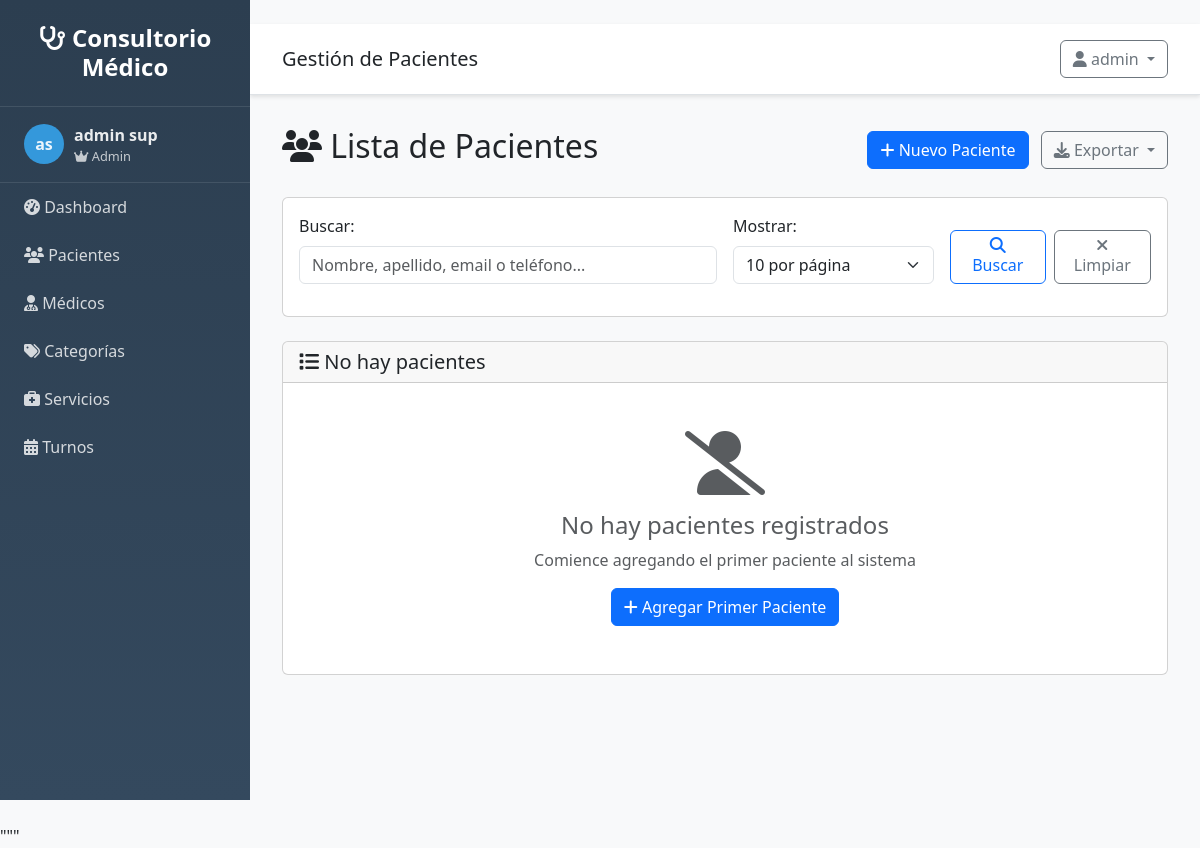
Page /clientes/ (signed in) on the earlier database version.
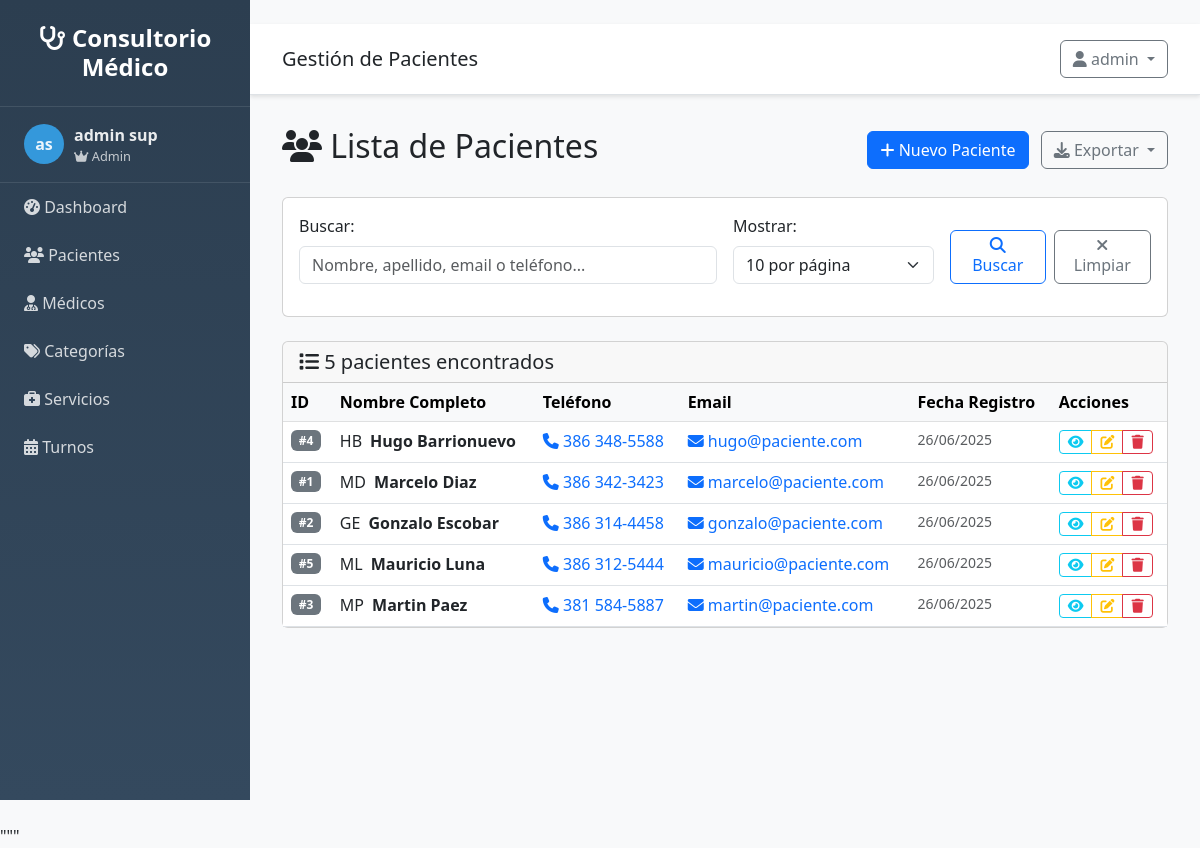
Same page on the later database version.
### src/models/usuario.py (models this page shows, shortened)
class Usuario(UserMixin, db.Model):
    __tablename__ = 'usuarios'
    id = db.Column(db.Integer, primary_key=True)
    username = db.Column(db.String(80), unique=True, nullable=False)
    email = db.Column(db.String(120), unique=True, nullable=False)
    password_hash = db.Column(db.String(255), nullable=False)
    nombre = db.Column(db.String(100), nullable=False)
    apellido = db.Column(db.String(100), nullable=False)
    rol = db.Column(db.String(20), default='usuario')
    activo = db.Column(db.Boolean, default=True)
    ultimo_login = db.Column(db.DateTime)
    fecha_creacion = db.Column(db.DateTime, default=datetime.utcnow)
    @property
    def nombre_completo(self):
        return f"{self.nombre} {self.apellido}"
    def is_admin(self):
        return self.rol == 'admin'

### src/models/cliente.py (models this page shows, shortened)
class Cliente(db.Model):
    __tablename__ = 'clientes'
    id = db.Column(db.Integer, primary_key=True)
    nombre = db.Column(db.String(100), nullable=False)
    apellido = db.Column(db.String(100), nullable=False)
    telefono = db.Column(db.String(20), nullable=True)
    email = db.Column(db.String(120), nullable=True)
    fecha_creacion = db.Column(db.DateTime, default=datetime.utcnow)
    activo = db.Column(db.Boolean, default=True)
    turnos = db.relationship('Turno', backref='cliente', lazy=True)
    @property
    def nombre_completo(self):
        return f"{self.nombre} {self.apellido}"

### src/routes/clientes.py (the view)
@clientes_bp.route('/')
@login_required
def listar():
    try:
        page = request.args.get('page', 1, type=int)
        per_page = request.args.get('per_page', 10, type=int)
        search = request.args.get('search', '', type=str)
        if ClienteService:
            clientes = ClienteService.get_paginated_clientes(page, per_page, search)
        else:
            from flask import abort
            abort(500)
        return render_template('clientes/listar.html',
                             clientes=clientes,
                             search=search)
    except Exception as e:
        flash(f'Error al cargar clientes: {str(e)}', 'error')
        return render_template('clientes/listar.html', clientes=None, search='')

### templates/clientes/listar.html (shortened to what this page needs)
{% extends "base.html" %}
{% block page_title %}Gestión de Pacientes{% endblock %}
{% block content %}
<div class="d-flex justify-content-between align-items-center mb-4">
    <h2>
        <i class="fas fa-users"></i> Lista de Pacientes
    </h2>
    <div>
        <a href="{{ url_for('clientes.nuevo') }}" class="btn btn-primary">
            <i class="fas fa-plus"></i> Nuevo Paciente
        </a>
        <div class="btn-group ms-2">
            <button type="button" class="btn btn-outline-secondary dropdown-toggle" data-bs-toggle="dropdown">
                <i class="fas fa-download"></i> Exportar
            </button>
        </div>
    </div>
</div>
<div class="card mb-4">
    <div class="card-body">
        <form method="GET" class="row g-3">
            <div class="col-md-6">
                <label for="search" class="form-label">Buscar:</label>
                <input type="text" class="form-control" id="search" name="search"
                       value="{{ search }}" placeholder="Nombre, apellido, email o teléfono...">
            </div>
            <div class="col-md-3">
                <label for="per_page" class="form-label">Mostrar:</label>
                <select class="form-select" id="per_page" name="per_page">
                    <option value="10" {% if request.args.get('per_page', '10') == '10' %}selected{% endif %}>10 por página</option>
                </select>
            </div>
            <div class="col-md-3 d-flex align-items-end">
                <button type="submit" class="btn btn-outline-primary me-2">
                    <i class="fas fa-search"></i> Buscar
                </button>
                <a href="{{ url_for('clientes.listar') }}" class="btn btn-outline-secondary">
                    <i class="fas fa-times"></i> Limpiar
                </a>
            </div>
        </form>
    </div>
</div>
<div class="card">
    <div class="card-header">
        <h5 class="card-title mb-0">
            <i class="fas fa-list"></i>
            {% if clientes and clientes.items %}
                {{ clientes.total }} paciente{{ 's' if clientes.total != 1 else '' }} encontrado{{ 's' if clientes.total != 1 else '' }}
            {% else %}
                No hay pacientes
            {% endif %}
        </h5>
    </div>
    <div class="card-body p-0">
        {% if clientes and clientes.items %}
            <div class="table-responsive">
                <table class="table table-hover mb-0">
                    <thead class="table-light">
                        <tr>
                            <th>ID</th>
                            <th>Nombre Completo</th>
                            <th>Teléfono</th>
                            <th>Email</th>
                            <th>Fecha Registro</th>
                            <th>Acciones</th>
                        </tr>
                    </thead>
                    <tbody>
                        {% for cliente in clientes.items %}
                        <tr>
                            <td>
                                <span class="badge bg-secondary">#{{ cliente.id }}</span>
                            </td>
                            <td>
                                <div class="d-flex align-items-center">
                                    <div class="avatar-circle me-2">
                                        {{ cliente.nombre[0] }}{{ cliente.apellido[0] }}
                                    </div>
                                    <div>
                                        <strong>{{ cliente.nombre }} {{ cliente.apellido }}</strong>
                                    </div>
                                </div>
                            </td>
                            <td>
                                {% if cliente.telefono %}
                                    <a href="tel:{{ cliente.telefono }}" class="text-decoration-none">
                                        <i class="fas fa-phone"></i> {{ cliente.telefono|telefono }}
                                    </a>
                                {% else %}
                                    <span class="text-muted">Sin teléfono</span>
                                {% endif %}
                            </td>
                            <td>
                                {% if cliente.email %}
                                    <a href="mailto:{{ cliente.email }}" class="text-decoration-none">
                                        <i class="fas fa-envelope"></i> {{ cliente.email }}
                                    </a>
                                {% else %}
                                    <span class="text-muted">Sin email</span>
                                {% endif %}
                            </td>
                            <td>
                                <small class="text-muted">
                                    {{ cliente.fecha_creacion.strftime('%d/%m/%Y') if cliente.fecha_creacion else 'N/A' }}
                                </small>
                            </td>
                            <td>
                                <div class="btn-group btn-group-sm">
                                    <a href="{{ url_for('clientes.detalle', id=cliente.id) }}"
                                       class="btn btn-outline-info" title="Ver detalle">
                                        <i class="fas fa-eye"></i>
                                    </a>
                                    <a href="{{ url_for('clientes.editar', id=cliente.id) }}"
                                       class="btn btn-outline-warning" title="Editar">
                                        <i class="fas fa-edit"></i>
                                    </a>
                                    <button type="button" class="btn btn-outline-danger"
                                            title="Eliminar" onclick="eliminarCliente({{ cliente.id }}, '{{ cliente.nombre_completo }}')">
                                        <i class="fas fa-trash"></i>
                                    </button>
                                </div>
                            </td>
                        </tr>
                        {% endfor %}
                    </tbody>
                </table>
            </div>
        {% else %}
            <div class="text-center py-5">
                <i class="fas fa-user-slash fa-4x text-muted mb-3"></i>
                <h4 class="text-muted">No hay pacientes registrados</h4>
                <p class="text-muted">
                    {% if search %}
                        No se encontraron pacientes con el término "{{ search }}"
                    {% else %}
                        Comience agregando el primer paciente al sistema
                    {% endif %}
                </p>
                {% if not search %}
                    <a href="{{ url_for('clientes.nuevo') }}" class="btn btn-primary">
                        <i class="fas fa-plus"></i> Agregar Primer Paciente
                    </a>
                {% else %}
                    <a href="{{ url_for('clientes.listar') }}" class="btn btn-outline-secondary">
                        <i class="fas fa-arrow-left"></i> Ver Todos los Pacientes
                    </a>
                {% endif %}
            </div>
        {% endif %}
    </div>
</div>
{% endblock %}

### templates/base.html (shortened to what this page needs)
<!DOCTYPE html>
<html lang="es">
<head>
    <link href="https://cdn.jsdelivr.net/npm/bootstrap@5.3.0/dist/css/bootstrap.min.css" rel="stylesheet">
    <link href="https://cdnjs.cloudflare.com/ajax/libs/font-awesome/6.4.0/css/all.min.css" rel="stylesheet">
</head>
<body>
    <nav class="sidebar" id="sidebar">
        <div class="logo">
            <h4><i class="fas fa-stethoscope"></i> Consultorio Médico</h4>
        </div>
        {% if current_user and current_user.is_authenticated %}
        <div class="user-info">
            <div class="user-avatar">
                {{ current_user.nombre[0] if current_user.nombre else 'U' }}{{ current_user.apellido[0] if current_user.apellido else 'S' }}
            </div>
            <div>
                <div class="fw-bold">{{ current_user.nombre_completo if current_user.nombre_completo else 'Usuario' }}</div>
                <div style="font-size: 0.8em; opacity: 0.8;">
                    {% if current_user.is_admin and current_user.is_admin() %}
                        <i class="fas fa-crown"></i> Admin
                    {% elif current_user.is_medico and current_user.is_medico() %}
                        <i class="fas fa-user-md"></i> Médico
                    {% else %}
                        <i class="fas fa-user"></i> Usuario
                    {% endif %}
                </div>
            </div>
        </div>
        {% endif %}
        <ul class="nav flex-column">
            <li class="nav-item">
                <a class="nav-link" href="{{ url_for('main.index') }}">
                    <i class="fas fa-tachometer-alt"></i> Dashboard
            </a>
        </li>
            {% if current_user and current_user.is_authenticated %}
            <li class="nav-item">
                <a class="nav-link" href="{{ url_for('clientes.listar') if url_for else '#' }}">
                    <i class="fas fa-users"></i> Pacientes
                </a>
            </li>
            <li class="nav-item">
                <a class="nav-link" href="{{ url_for('profesionales.listar') if url_for else '#' }}">
                    <i class="fas fa-user-md"></i> Médicos
                </a>
            </li>
            <li class="nav-item">
                <a class="nav-link" href="{{ url_for('categorias.listar') if url_for else '#' }}">
                    <i class="fas fa-tags"></i> Categorías
                </a>
            </li>
            <li class="nav-item">
                <a class="nav-link" href="{{ url_for('servicios.listar') if url_for else '#' }}">
                    <i class="fas fa-briefcase-medical"></i> Servicios
                </a>
            </li>
            <li class="nav-item">
                <a class="nav-link" href="{{ url_for('turnos.listar') if url_for else '#' }}">
                    <i class="fas fa-calendar-alt"></i> Turnos
                </a>
            </li>
            {% endif %}
        </ul>
    </nav>
    <div class="main-content">
        <div class="top-navbar d-flex justify-content-between align-items-center">
            <div>
                <h5 class="mb-0">{% block page_title %}Sistema de Gestión{% endblock %}</h5>
            </div>
            <div class="dropdown">
                <button class="btn btn-outline-secondary dropdown-toggle" type="button" data-bs-toggle="dropdown">
                    <i class="fas fa-user"></i>
                    {% if current_user and current_user.is_authenticated %}
                        {{ current_user.nombre if current_user.nombre else 'Usuario' }}
                    {% else %}
                        Invitado
                    {% endif %}
                </button>
            </div>
        </div>
        <div class="content-wrapper">
            {% block content %}{% endblock %}
        </div>
    </div>
</body>
</html>

Differences in the rows shown:
added Cliente: id "4", nombre "H", apellido "B", nombre "Hugo", apellido "Barrionuevo", telefono|telefono "386 348-5588", email "hugo@paciente.com", fecha_creacion "26/06/2025"
added Cliente: id "1", nombre "M", apellido "D", nombre "Marcelo", apellido "Diaz", telefono|telefono "386 342-3423", email "marcelo@paciente.com", fecha_creacion "26/06/2025"
added Cliente: id "2", nombre "G", apellido "E", nombre "Gonzalo", apellido "Escobar", telefono|telefono "386 314-4458", email "gonzalo@paciente.com", fecha_creacion "26/06/2025"
added Cliente: id "5", nombre "M", apellido "L", nombre "Mauricio", apellido "Luna", telefono|telefono "386 312-5444", email "mauricio@paciente.com", fecha_creacion "26/06/2025"
added Cliente: id "3", nombre "M", apellido "P", nombre "Martin", apellido "Paez", telefono|telefono "381 584-5887", email "martin@paciente.com", fecha_creacion "26/06/2025"
Other differences:
{{ clientes.total }}: (not shown) → "5"
{{ 's' if clientes.total != 1 else '' }}: (not shown) → "s"
text no longer shown: "No hay pacientes No hay pacientes registrados Comience agregando el primer paciente al sistema Agregar Primer Paciente"
text now shown: "paciente encontrado ID Nombre Completo Teléfono Email Fecha Registro Acciones"
